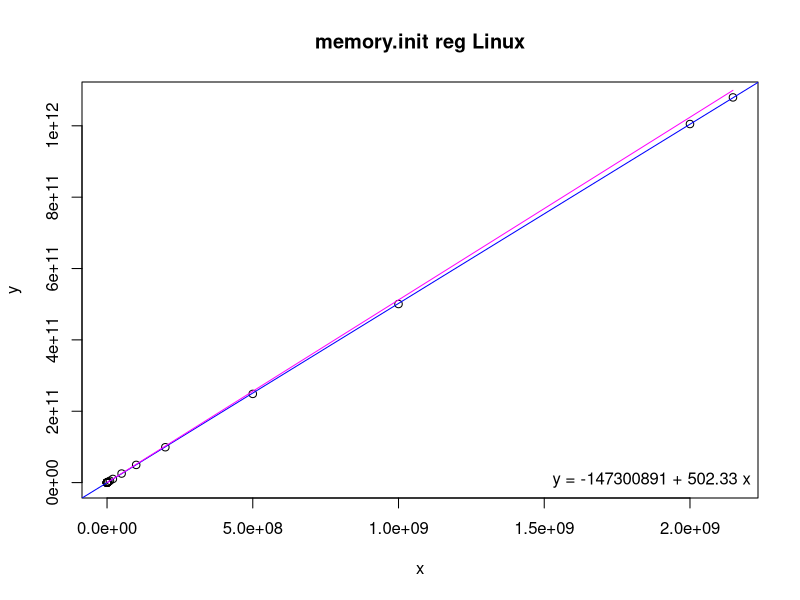
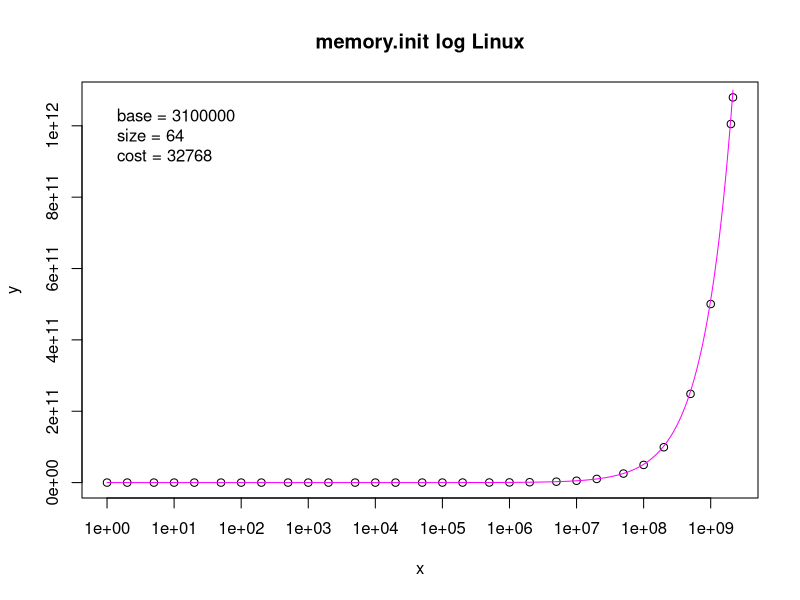

The R script that drew these images, in order:
# Input data
x <- c(1,2,5,10,20,50,100,200,500,1000,2000,5000,10000,20000,50000,100000,200000,500000,1000000,2000000,5000000,10000000,20000000,50000000,100000000,200000000,500000000,1000000000,2000000000,2147483647)
y <- c(3026500,3019500,3014700,3014200,3015700,3019000,3026600,3032700,3060200,3087500,3118700,5106600,7873400,11859000,28619000,54056000,104550000,256170000,512100000,1034900000,2597900000,5172300000,10261000000,25331000000,49592000000,99102000000,248620000000,500490000000,1005000000000,1079600000000)

# Linear regression
model <- lm(y ~ x)
coefs <- coef(model)

# Print regression coefficients
print(coefs)

# Estimating function
base <- 3100000
size <- 64
cost <- 32768
fe <- function(x) {
  base + (((x + size - 1) / size) * cost)
}

# Estimated values
xe <- seq(1, 2147483647, by = 10000)
ye <- fe(xe)

png("memory-init-reg.png")
plot(x, y, main = "memory.init reg Linux")
abline(model, col = "blue")
lines(xe, ye, col = "magenta")
legend("bottomright", legend = sprintf("y = %.0f + %.2f x", coefs[1], coefs[2]), bty = "n")

png("memory-init-log.png")
plot(x, y, log = "x", main = "memory.init log Linux")
lines(xe, ye, col = "magenta")
legend("topleft", legend = sprintf(" base = %i\n size = %i\n cost = %i", base, size, cost), bty = "n")
